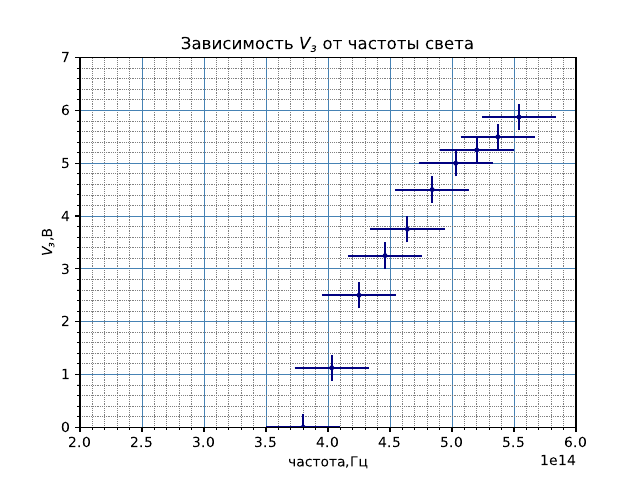

The Python source for this figure:
from scipy.interpolate import interp1d
import numpy as np 
import matplotlib.pyplot as plt 
import matplotlib.ticker

fig = plt.figure() 
ax = fig.add_subplot(111) 

x=np.array([5.54*10**14, 5.37*10**14, 5.2*10**14, 5.03*10**14, 4.84*10**14, 4.64*10**14, 4.46*10**14, 4.25*10**14, 4.03*10**14,3.8*10**14])
y=np.array([5.875,5.5,5.25,5,4.5,3.75,3.25,2.5,1.125,0])

def lagranz(x,y,t):
    z=0
    for j in range(len(y)):
        p1=1; p2=1
        for i in range(len(x)):
            if i==j:
                p1=p1*1; p2=p2*1   
            else: 
                p1=p1*(t-x[i])
                p2=p2*(x[j]-x[i])
        z=z+y[j]*p1/p2
    return z
xnew=np.linspace(np.min(x),np.max(x),1)
ynew=[lagranz(x,y,i) for i in xnew]
plt.errorbar(x, y, xerr=0.3*10**14., yerr=0.25, c='navy', marker='.', ms=5, fmt='o')
#plt.plot(x,y,'-',xnew,ynew, color='crimson')
plt.axis([2*10**14,6*10**14, 0, 7])
plt.grid(color="steelblue", which="major", linestyle='-', linewidth=0.7)
plt.grid(color="grey", which="minor", linestyle=':', linewidth=0.5)
plt.ylabel('$V_з$,В')
plt.xlabel('частота,Гц')
plt.minorticks_on()
plt.title('Зависимость $V_з$ от частоты света')
plt.savefig('z3.pdf',dpi=300)
plt.show()
